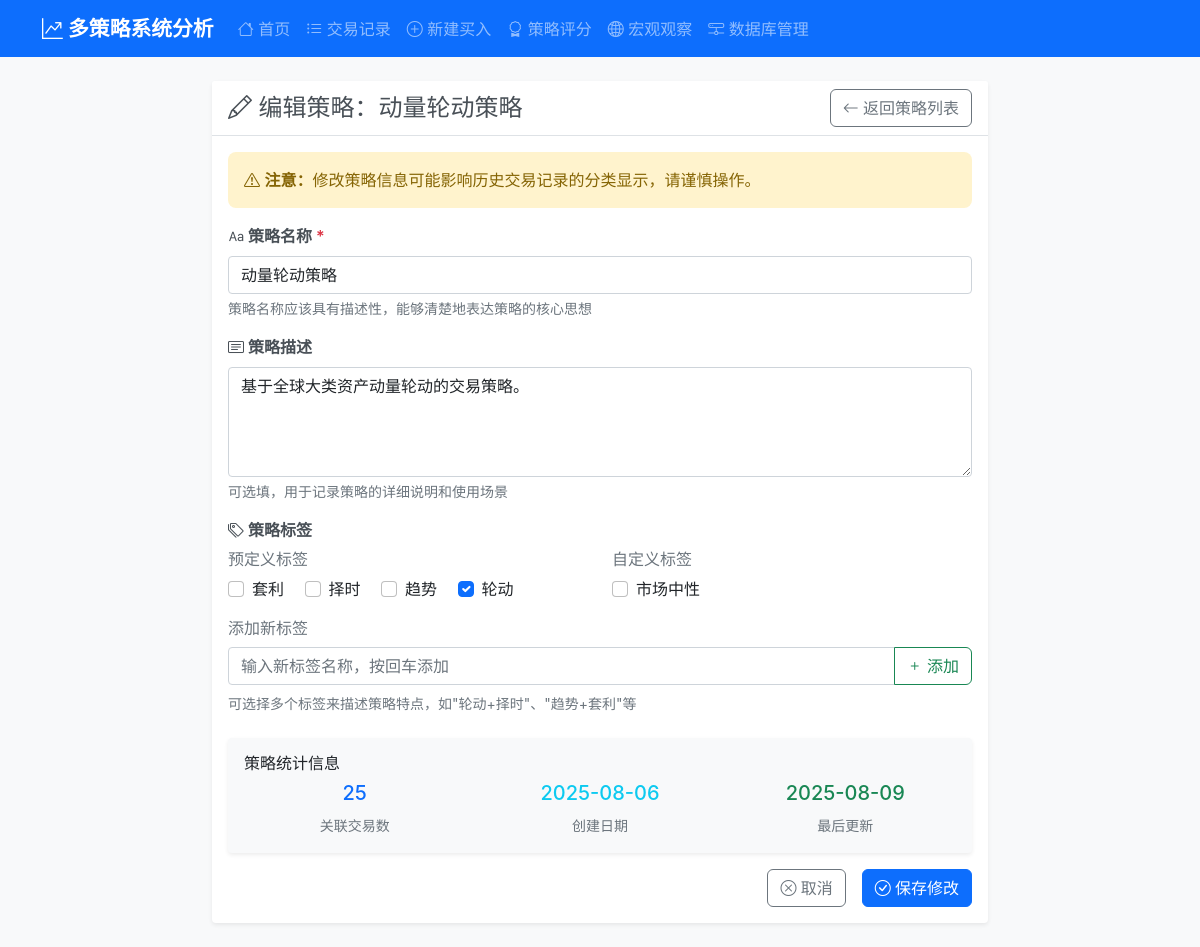
The page /strategy/2/edit on the database its author committed.
### tables this page shows
CREATE TABLE strategies (
                id INTEGER PRIMARY KEY AUTOINCREMENT,
                name TEXT NOT NULL UNIQUE,
                description TEXT,
                is_active BOOLEAN DEFAULT 1,
                created_at TIMESTAMP DEFAULT CURRENT_TIMESTAMP,
                updated_at TIMESTAMP DEFAULT CURRENT_TIMESTAMP
            );

CREATE TABLE strategy_tags (
                id INTEGER PRIMARY KEY AUTOINCREMENT,
                name TEXT NOT NULL UNIQUE,
                is_predefined BOOLEAN DEFAULT 0,
                created_at TIMESTAMP DEFAULT CURRENT_TIMESTAMP
            );

### routes/strategy_routes.py (the view, shortened to what this page needs)
@strategy_bp.route('/strategy/<int:strategy_id>/edit', methods=['GET', 'POST'])
def edit_strategy(strategy_id):
    try:
        strategy_service = StrategyService(current_app.db_service)
        trading_service = TradingService(current_app.db_service)
        if request.method == 'GET':
            strategy_obj = strategy_service.get_strategy_by_id(strategy_id, return_dto=True)
            from services.mappers import to_dict_dataclass
            strategy = to_dict_dataclass(strategy_obj) if strategy_obj else None
            if not strategy:
                return redirect(url_for('strategy.strategies'))
            trades = trading_service.get_all_trades(strategy=strategy['name'])
            strategy['trade_count'] = len([t for t in trades if t['status'] != 'deleted'])
            tags_data = strategy_service.get_all_tags()
            return render_template('edit_strategy.html',
                                 strategy=strategy,
                                 tags=tags_data)
    except Exception as e:
        current_app.logger.error(f"编辑策略失败: {str(e)}")
        return redirect(url_for('strategy.strategies'))

### services/database_service.py (called while the page is built)
    def execute_query(self, query: str, params: tuple = (), fetch_one: bool = False, fetch_all: bool = True) -> Any:
        with self.get_connection() as conn:
            cursor = conn.cursor()
            cursor.execute(query, params)
            if query.strip().upper().startswith(('INSERT', 'UPDATE', 'DELETE')):
                conn.commit()
            if fetch_one:
                return cursor.fetchone()
            elif fetch_all:
                return cursor.fetchall()
            else:
                return cursor.lastrowid

### services/mappers.py (called while the page is built)
def to_dict_dataclass(obj) -> Dict[str, Any]:
    try:
        return asdict(obj)
    except Exception:
        return dict(obj)  # fallback

def dict_to_strategy_dto(s: Dict[str, Any]) -> StrategyDTO:
    return StrategyDTO(
        id=int(s.get('id', 0) or 0),
        name=s.get('name', ''),
        description=s.get('description', ''),
        is_active=int(s.get('is_active', 1) or 1),
        tags=list(s.get('tags', []) or []),
        created_at=str(s.get('created_at', '') or ''),
        updated_at=str(s.get('updated_at', '') or ''),
    )

### services/strategy_service.py (called while the page is built)
    def get_strategy_by_id(self, strategy_id: int, return_dto: bool = False) -> Optional[Any]:
        query = '''
            SELECT s.*, GROUP_CONCAT(st.name) as tag_names
            FROM strategies s
            LEFT JOIN strategy_tag_relations str ON s.id = str.strategy_id
            LEFT JOIN strategy_tags st ON str.tag_id = st.id
            WHERE s.id = ?
            GROUP BY s.id
        '''
        strategy = self.db.execute_query(query, (strategy_id,), fetch_one=True)
        if strategy:
            strategy_dict = dict(strategy)
            strategy_dict['tags'] = strategy_dict['tag_names'].split(',') if strategy_dict['tag_names'] else []
            del strategy_dict['tag_names']
            return dict_to_strategy_dto(strategy_dict) if return_dto else strategy_dict
        return None

    def get_all_tags(self) -> List[Dict[str, Any]]:
        query = "SELECT * FROM strategy_tags ORDER BY name"
        return [dict(tag) for tag in self.db.execute_query(query)]

### templates/edit_strategy.html (shortened to what this page needs)
{% extends "base.html" %}
{% block content %}
    <div class="row justify-content-center">
        <div class="col-lg-8 col-md-10">
            <div class="card">
                <div class="card-header">
                    <div class="d-flex justify-content-between align-items-center">
                        <h4 class="card-title mb-0">
                            <i class="bi bi-pencil"></i> 编辑策略：{{ strategy.name }}
                        </h4>
                        <a href="{{ url_for("strategy.strategies") }}"
                           class="btn btn-outline-secondary">
                            <i class="bi bi-arrow-left"></i> 返回策略列表
                        </a>
                    </div>
                </div>
                <div class="card-body">
                    <div class="alert alert-warning" role="alert">
                        <i class="bi bi-exclamation-triangle"></i>
                        <strong>注意：</strong>修改策略信息可能影响历史交易记录的分类显示，请谨慎操作。
                    </div>
                    <form id="editStrategyForm" method="post">
                        <div class="mb-3">
                            <label for="strategyName" class="form-label">
                                <i class="bi bi-type"></i> 策略名称 <span class="text-danger">*</span>
                            </label>
                            <input type="text"
                                   class="form-control"
                                   id="strategyName"
                                   name="name"
                                   value="{{ strategy.name }}"
                                   placeholder="例如：动量轮动策略、趋势反转策略等"
                                   required>
                            <div class="form-text">策略名称应该具有描述性，能够清楚地表达策略的核心思想</div>
                        </div>
                        <div class="mb-3">
                            <label for="strategyDescription" class="form-label">
                                <i class="bi bi-card-text"></i> 策略描述
                            </label>
                            <textarea class="form-control"
                                      id="strategyDescription"
                                      name="description"
                                      rows="4"
                                      placeholder="详细描述策略的交易逻辑、适用市场环境、风险控制等...">{{ strategy.description or '' }}</textarea>
                            <div class="form-text">可选填，用于记录策略的详细说明和使用场景</div>
                        </div>
                        <div class="mb-4">
                            <label class="form-label">
                                <i class="bi bi-tags"></i> 策略标签
                            </label>
                            <div class="row">
                                <div class="col-md-6">
                                    <h6 class="text-muted">预定义标签</h6>
                                    <div class="predefined-tags">
                                        {% for tag in tags %}
                                            {% if tag.is_predefined %}
                                                <div class="form-check form-check-inline">
                                                    <input class="form-check-input" type="checkbox" name="tags" value="{{ tag.name }}" id="predefined_{{ tag.id }}" {{ 'checked' if tag.name in strategy.tags else '' }}>
                                                    <label class="form-check-label" for="predefined_{{ tag.id }}">{{ tag.name }}</label>
                                                </div>
                                            {% endif %}
                                        {% endfor %}
                                    </div>
                                </div>
                                <div class="col-md-6">
                                    <h6 class="text-muted">自定义标签</h6>
                                    <div class="custom-tags">
                                        {% for tag in tags %}
                                            {% if not tag.is_predefined %}
                                                <div class="form-check form-check-inline">
                                                    <input class="form-check-input" type="checkbox" name="tags" value="{{ tag.name }}" id="custom_{{ tag.id }}" {{ 'checked' if tag.name in strategy.tags else '' }}>
                                                    <label class="form-check-label" for="custom_{{ tag.id }}">{{ tag.name }}</label>
                                                </div>
                                            {% endif %}
                                        {% endfor %}
                                    </div>
                                </div>
                            </div>
                            <div class="mt-3">
                                <h6 class="text-muted">添加新标签</h6>
                                <div class="input-group">
                                    <input type="text"
                                           class="form-control"
                                           id="newTagInput"
                                           placeholder="输入新标签名称，按回车添加">
                                    <button type="button" class="btn btn-outline-success" id="addTagBtn">
                                        <i class="bi bi-plus"></i> 添加
                                    </button>
                                </div>
                            </div>
                            <div class="form-text">可选择多个标签来描述策略特点，如"轮动+择时"、"趋势+套利"等</div>
                        </div>
                        <div class="mb-3">
                            <div class="card bg-light">
                                <div class="card-body">
                                    <h6 class="card-title">策略统计信息</h6>
                                    <div class="row">
                                        <div class="col-md-4">
                                            <div class="text-center">
                                                <h5 class="text-primary">{{ strategy.trade_count }}</h5>
                                                <small class="text-muted">关联交易数</small>
                                            </div>
                                        </div>
                                        <div class="col-md-4">
                                            <div class="text-center">
                                                <h5 class="text-info">{{ strategy.created_at[:10] }}</h5>
                                                <small class="text-muted">创建日期</small>
                                            </div>
                                        </div>
                                        <div class="col-md-4">
                                            <div class="text-center">
                                                <h5 class="text-success">{{ strategy.updated_at[:10] }}</h5>
                                                <small class="text-muted">最后更新</small>
                                            </div>
                                        </div>
                                    </div>
                                </div>
                            </div>
                        </div>
                        <div class="d-grid gap-2 d-md-flex justify-content-md-end">
                            <a href="{{ url_for("strategy.strategies") }}"
                               class="btn btn-outline-secondary me-md-2">
                                <i class="bi bi-x-circle"></i> 取消
                            </a>
                            <button type="submit" class="btn btn-primary">
                                <i class="bi bi-check-circle"></i> 保存修改
                            </button>
                        </div>
                    </form>
                </div>
            </div>
        </div>
    </div>
{% endblock %}

### static/css/style.css (style rules this page uses)
body { font-family: -apple-system, BlinkMacSystemFont, 'Segoe UI', Roboto, Oxygen, Ubuntu, Cantarell, sans-serif; background-color: #f8f9fa; }
.card { border: none; box-shadow: 0 0.125rem 0.25rem rgb(0 0 0 / 7.5%); transition: box-shadow 0.15s ease-in-out; }
.btn { font-weight: 500; border-radius: 0.375rem; transition: all 0.15s ease-in-out; }
.card-header { background-color: #fff; border-bottom: 1px solid #dee2e6; font-weight: 600; }
.card-header .card-title { color: #495057; }
.form-label { font-weight: 600; color: #495057; margin-bottom: 0.5rem; }
.text-danger { color: #dc3545 !important; }
.alert { border: none; border-radius: 0.5rem; }
.alert-warning { background-color: #fff3cd; color: #856404; }

### rows shown on the page
strategies: name "动量轮动策略", description "基于全球大类资产动量轮动的交易策略。", created_at "2025-08-06", updated_at "2025-08-09"
strategy_tags: name "套利"
strategy_tags: name "择时"
strategy_tags: name "趋势"
strategy_tags: name "轮动"
strategy_tags: name "市场中性"

### other values the page prints
{{ strategy.trade_count }} "25"
